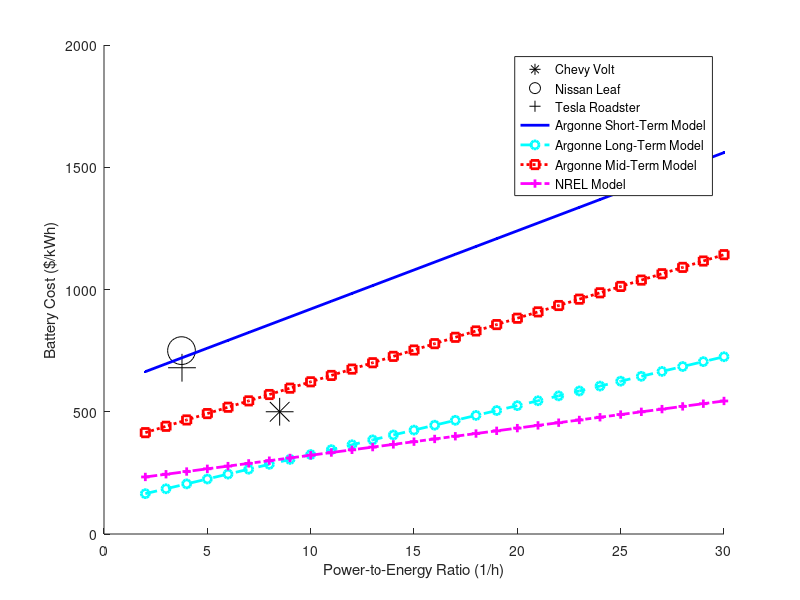

Write MATLAB code to recreate this figure.
%compare battery cost models

clear all;
close all;

PE = 2:1:30; %power-to-energy ratio in 1/h
argonneShortModel = 32.*PE + 600;
argonneLongModel = 20.*PE + 125;
argonneMidModel = (argonneShortModel + argonneLongModel)./2;
nrelModel = 11.1.*PE + 211.1;

figure;
hold on;
plot(136/16,500,'k*','MarkerSize',20);  %Volt
plot(90/24,750,'ko','MarkerSize',20);   %Leaf
plot(200/53,680,'k+','MarkerSize',20);  %Roadster
plot(PE,argonneShortModel,'b.-','LineWidth',2);
plot(PE,argonneLongModel,'co--','LineWidth',2);
plot(PE,argonneMidModel,'rs:','LineWidth',2);
plot(PE,nrelModel,'m+-.','LineWidth',2);
xlabel('Power-to-Energy Ratio (1/h)');
ylabel('Battery Cost ($/kWh)');
legend('Chevy Volt','Nissan Leaf','Tesla Roadster','Argonne Short-Term Model','Argonne Long-Term Model','Argonne Mid-Term Model','NREL Model');
